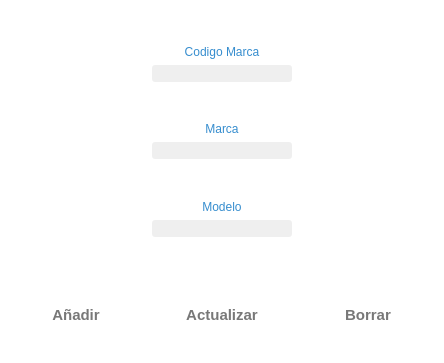
<?xml version="1.0" encoding="UTF-8"?>
<ui version="4.0">
 <class>Marca</class>
 <widget class="QWidget" name="Marca">
  <property name="geometry">
   <rect>
    <x>0</x>
    <y>0</y>
    <width>442</width>
    <height>363</height>
   </rect>
  </property>
  <property name="palette">
   <palette>
    <active>
     <colorrole role="Base">
      <brush brushstyle="SolidPattern">
       <color alpha="255">
        <red>46</red>
        <green>47</green>
        <blue>48</blue>
       </color>
      </brush>
     </colorrole>
     <colorrole role="Window">
      <brush brushstyle="SolidPattern">
       <color alpha="255">
        <red>255</red>
        <green>255</green>
        <blue>255</blue>
       </color>
      </brush>
     </colorrole>
    </active>
    <inactive>
     <colorrole role="Base">
      <brush brushstyle="SolidPattern">
       <color alpha="255">
        <red>46</red>
        <green>47</green>
        <blue>48</blue>
       </color>
      </brush>
     </colorrole>
     <colorrole role="Window">
      <brush brushstyle="SolidPattern">
       <color alpha="255">
        <red>255</red>
        <green>255</green>
        <blue>255</blue>
       </color>
      </brush>
     </colorrole>
    </inactive>
    <disabled>
     <colorrole role="Base">
      <brush brushstyle="SolidPattern">
       <color alpha="255">
        <red>255</red>
        <green>255</green>
        <blue>255</blue>
       </color>
      </brush>
     </colorrole>
     <colorrole role="Window">
      <brush brushstyle="SolidPattern">
       <color alpha="255">
        <red>255</red>
        <green>255</green>
        <blue>255</blue>
       </color>
      </brush>
     </colorrole>
    </disabled>
   </palette>
  </property>
  <property name="windowTitle">
   <string>Form</string>
  </property>
  <layout class="QVBoxLayout" name="verticalLayout_5">
   <item>
    <layout class="QHBoxLayout" name="horizontalLayout_2">
     <item>
      <spacer name="horizontalSpacer_2">
       <property name="orientation">
        <enum>Qt::Horizontal</enum>
       </property>
       <property name="sizeHint" stdset="0">
        <size>
         <width>40</width>
         <height>20</height>
        </size>
       </property>
      </spacer>
     </item>
     <item>
      <layout class="QVBoxLayout" name="verticalLayout_4">
       <item>
        <spacer name="verticalSpacer_4">
         <property name="orientation">
          <enum>Qt::Vertical</enum>
         </property>
         <property name="sizeHint" stdset="0">
          <size>
           <width>20</width>
           <height>40</height>
          </size>
         </property>
        </spacer>
       </item>
       <item>
        <layout class="QVBoxLayout" name="verticalLayout">
         <item>
          <widget class="QLabel" name="label">
           <property name="styleSheet">
            <string notr="true">font: 10pt &quot;Segoe UI Semilight&quot;;
color: rgb(54, 141, 206);</string>
           </property>
           <property name="text">
            <string>Codigo Marca</string>
           </property>
           <property name="alignment">
            <set>Qt::AlignCenter</set>
           </property>
          </widget>
         </item>
         <item>
          <widget class="MyLineEditShine" name="le_codigo">
           <property name="font">
            <font>
             <family>Segoe UI</family>
             <pointsize>10</pointsize>
            </font>
           </property>
           <property name="styleSheet">
            <string notr="true">background-color: #EFEFEF; 
border-radius: 3px;
color:rgb(50, 50, 50);</string>
           </property>
           <property name="alignment">
            <set>Qt::AlignCenter</set>
           </property>
          </widget>
         </item>
        </layout>
       </item>
       <item>
        <spacer name="verticalSpacer">
         <property name="orientation">
          <enum>Qt::Vertical</enum>
         </property>
         <property name="sizeHint" stdset="0">
          <size>
           <width>20</width>
           <height>40</height>
          </size>
         </property>
        </spacer>
       </item>
       <item>
        <layout class="QVBoxLayout" name="verticalLayout_2">
         <item>
          <widget class="QLabel" name="label_2">
           <property name="styleSheet">
            <string notr="true">font: 10pt &quot;Segoe UI Semilight&quot;;
color: rgb(54, 141, 206);</string>
           </property>
           <property name="text">
            <string>Marca</string>
           </property>
           <property name="alignment">
            <set>Qt::AlignCenter</set>
           </property>
          </widget>
         </item>
         <item>
          <widget class="MyLineEditShine" name="le_marca">
           <property name="font">
            <font>
             <family>Segoe UI</family>
             <pointsize>10</pointsize>
            </font>
           </property>
           <property name="styleSheet">
            <string notr="true">background-color: #EFEFEF; 
border-radius: 3px;
color:rgb(50, 50, 50);</string>
           </property>
           <property name="alignment">
            <set>Qt::AlignCenter</set>
           </property>
          </widget>
         </item>
        </layout>
       </item>
       <item>
        <spacer name="verticalSpacer_2">
         <property name="orientation">
          <enum>Qt::Vertical</enum>
         </property>
         <property name="sizeHint" stdset="0">
          <size>
           <width>20</width>
           <height>40</height>
          </size>
         </property>
        </spacer>
       </item>
       <item>
        <layout class="QVBoxLayout" name="verticalLayout_3">
         <item>
          <widget class="QLabel" name="label_3">
           <property name="styleSheet">
            <string notr="true">font: 10pt &quot;Segoe UI Semilight&quot;;
color: rgb(54, 141, 206);</string>
           </property>
           <property name="text">
            <string>Modelo</string>
           </property>
           <property name="alignment">
            <set>Qt::AlignCenter</set>
           </property>
          </widget>
         </item>
         <item>
          <widget class="MyLineEditShine" name="le_modelo">
           <property name="font">
            <font>
             <family>Segoe UI</family>
             <pointsize>10</pointsize>
            </font>
           </property>
           <property name="styleSheet">
            <string notr="true">background-color: #EFEFEF; 
border-radius: 3px;
color:rgb(50, 50, 50);</string>
           </property>
           <property name="alignment">
            <set>Qt::AlignCenter</set>
           </property>
          </widget>
         </item>
         <item>
          <spacer name="verticalSpacer_3">
           <property name="orientation">
            <enum>Qt::Vertical</enum>
           </property>
           <property name="sizeHint" stdset="0">
            <size>
             <width>20</width>
             <height>40</height>
            </size>
           </property>
          </spacer>
         </item>
        </layout>
       </item>
      </layout>
     </item>
     <item>
      <spacer name="horizontalSpacer">
       <property name="orientation">
        <enum>Qt::Horizontal</enum>
       </property>
       <property name="sizeHint" stdset="0">
        <size>
         <width>40</width>
         <height>20</height>
        </size>
       </property>
      </spacer>
     </item>
    </layout>
   </item>
   <item>
    <spacer name="verticalSpacer_6">
     <property name="orientation">
      <enum>Qt::Vertical</enum>
     </property>
     <property name="sizeHint" stdset="0">
      <size>
       <width>20</width>
       <height>40</height>
      </size>
     </property>
    </spacer>
   </item>
   <item>
    <layout class="QHBoxLayout" name="horizontalLayout">
     <item>
      <widget class="QPushButton" name="pb_agregar">
       <property name="minimumSize">
        <size>
         <width>130</width>
         <height>40</height>
        </size>
       </property>
       <property name="maximumSize">
        <size>
         <width>130</width>
         <height>41</height>
        </size>
       </property>
       <property name="font">
        <font>
         <family>Segoe UI</family>
         <pointsize>11</pointsize>
         <weight>75</weight>
         <bold>true</bold>
        </font>
       </property>
       <property name="styleSheet">
        <string notr="true">border-radius: 10px;
color:rgb(120, 120, 120);</string>
       </property>
       <property name="text">
        <string>Añadir</string>
       </property>
       <property name="icon">
        <iconset resource="assets.qrc">
         <normaloff>:/icons/subir.png</normaloff>:/icons/subir.png</iconset>
       </property>
       <property name="iconSize">
        <size>
         <width>25</width>
         <height>25</height>
        </size>
       </property>
      </widget>
     </item>
     <item>
      <widget class="QPushButton" name="pb_actualizar">
       <property name="minimumSize">
        <size>
         <width>150</width>
         <height>40</height>
        </size>
       </property>
       <property name="maximumSize">
        <size>
         <width>150</width>
         <height>41</height>
        </size>
       </property>
       <property name="font">
        <font>
         <family>Segoe UI</family>
         <pointsize>11</pointsize>
         <weight>75</weight>
         <bold>true</bold>
        </font>
       </property>
       <property name="styleSheet">
        <string notr="true">border-radius: 10px;
color:rgb(120, 120, 120);</string>
       </property>
       <property name="text">
        <string>Actualizar</string>
       </property>
       <property name="icon">
        <iconset resource="assets.qrc">
         <normaloff>:/icons/update.png</normaloff>:/icons/update.png</iconset>
       </property>
       <property name="iconSize">
        <size>
         <width>30</width>
         <height>30</height>
        </size>
       </property>
      </widget>
     </item>
     <item>
      <widget class="QPushButton" name="pb_borrar">
       <property name="minimumSize">
        <size>
         <width>130</width>
         <height>40</height>
        </size>
       </property>
       <property name="maximumSize">
        <size>
         <width>130</width>
         <height>41</height>
        </size>
       </property>
       <property name="font">
        <font>
         <family>Segoe UI</family>
         <pointsize>11</pointsize>
         <weight>75</weight>
         <bold>true</bold>
        </font>
       </property>
       <property name="styleSheet">
        <string notr="true">border-radius: 10px;
color:rgb(120, 120, 120);</string>
       </property>
       <property name="text">
        <string>Borrar</string>
       </property>
       <property name="icon">
        <iconset resource="assets.qrc">
         <normaloff>:/icons/delete_blue.png</normaloff>:/icons/delete_blue.png</iconset>
       </property>
       <property name="iconSize">
        <size>
         <width>25</width>
         <height>25</height>
        </size>
       </property>
      </widget>
     </item>
    </layout>
   </item>
   <item>
    <spacer name="verticalSpacer_5">
     <property name="orientation">
      <enum>Qt::Vertical</enum>
     </property>
     <property name="sizeHint" stdset="0">
      <size>
       <width>20</width>
       <height>40</height>
      </size>
     </property>
    </spacer>
   </item>
  </layout>
 </widget>
 <customwidgets>
  <customwidget>
   <class>MyLineEditShine</class>
   <extends>QLineEdit</extends>
   <header location="global">mylineeditshine.h</header>
  </customwidget>
 </customwidgets>
 <resources>
  <include location="assets.qrc"/>
 </resources>
 <connections/>
</ui>
